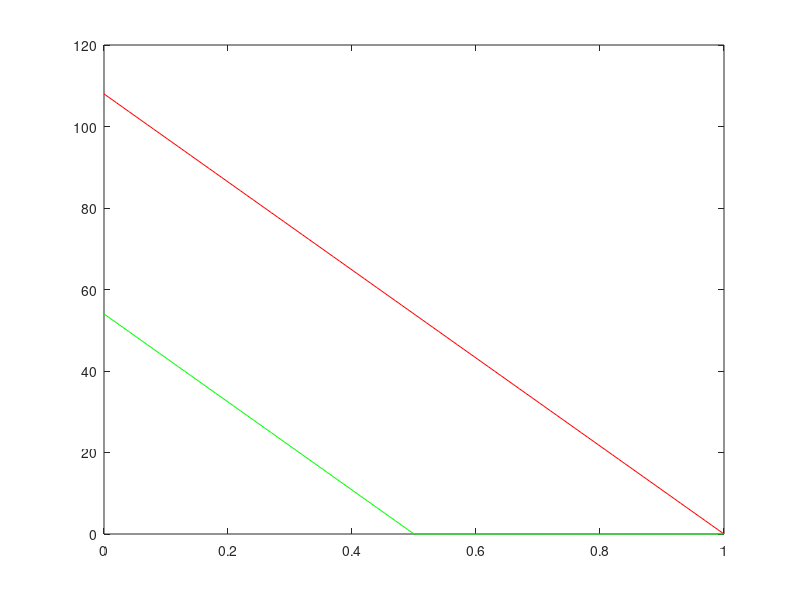

MATLAB code to generate this figure:
dx=1/30;
Fo=1/100;

i=0;
for t=0:0.01:1
   i=i+1;
   y(i)=1/(1/(12*(1-t)*Fo)*dx^2);
   z(i)=1/(1/(6*(1-2*t)*Fo)*dx^2);
   if (z(i)<0)
      z(i)=0;
   end
end
plot(0:0.01:1,y,'r-',0:0.01:1,z,'g-')